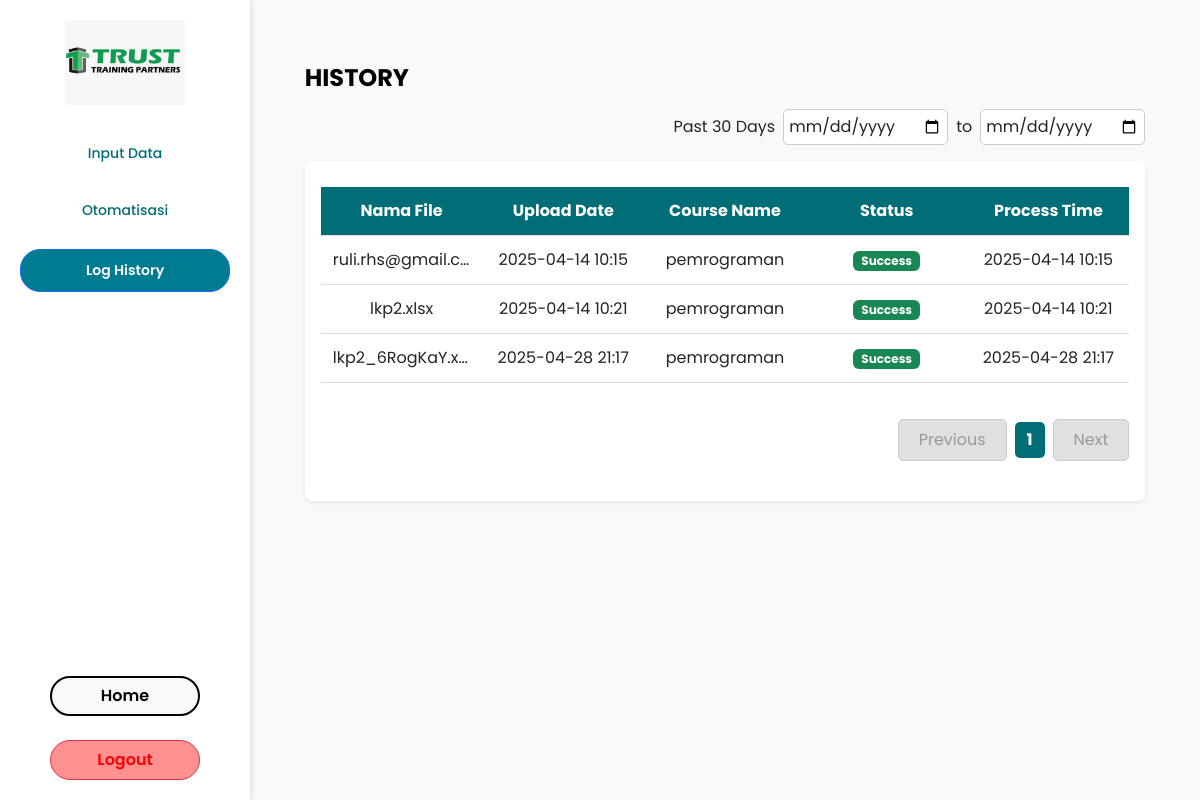
The page /log-history/ (signed in) on the database as committed earlier.
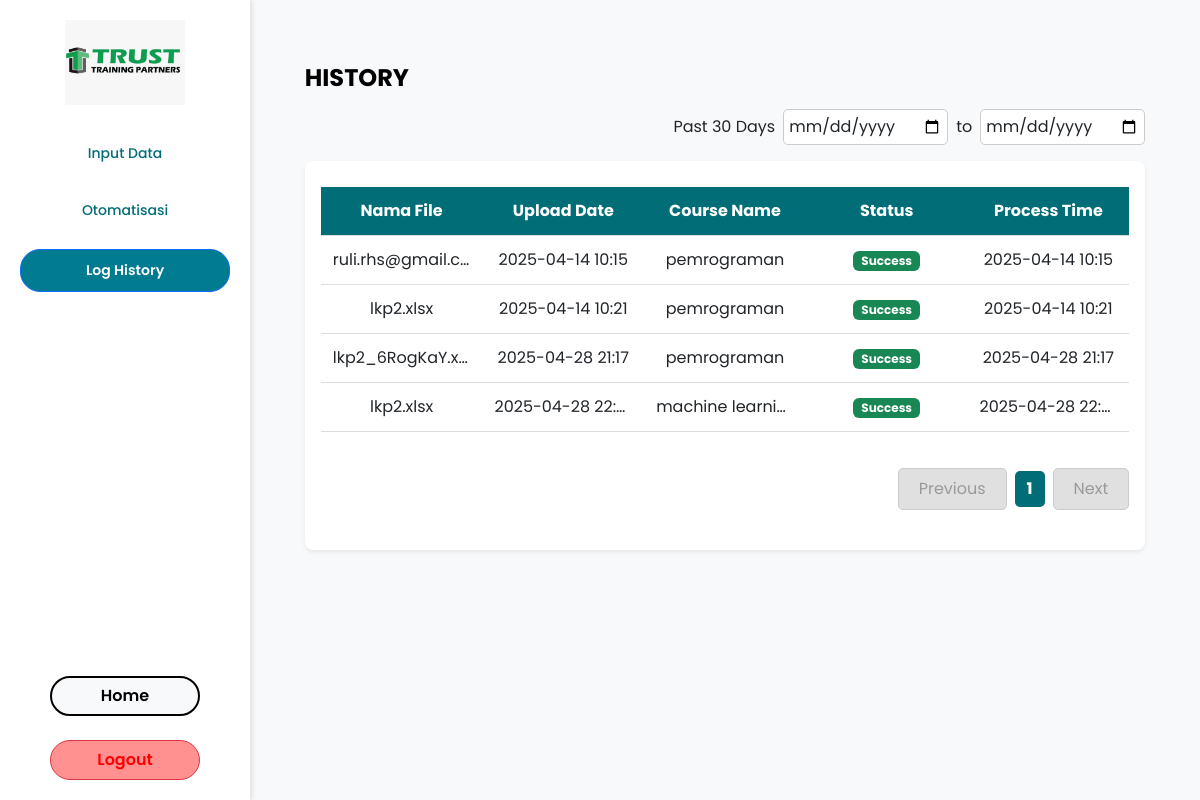
The same page on the database as committed later.
### automation/models.py (models this page shows, shortened)
class LogHistory(models.Model):
    name = models.CharField(max_length=255)  # Ini akan menyimpan nama file
    upload_date = models.DateTimeField(default=timezone.now)
    course_name = models.CharField(max_length=255)
    status = models.CharField(max_length=20, default='Success')
    process_time = models.DateTimeField(default=timezone.now)

### automation/views.py (the view)
# urls.py: path("log-history/", automation.log_history, name="log_history"),
@login_required(login_url="login")
def log_history(request):
    logs = LogHistory.objects.all()
    for log in logs:
        log.local_time = localtime(log.upload_date).strftime("%d %b %Y %H:%M")
    return render(request, "log_history.html", {"logs": logs})

### automation/templates/log_history.html (shortened to what this page needs)
{% extends 'base.html' %}
{% load static %}
{% block extra_css %}
<link rel="stylesheet" type="text/css" href="{% static 'style/log_history.css' %}">
<link rel="stylesheet" href="https://cdnjs.cloudflare.com/ajax/libs/font-awesome/6.4.2/css/all.min.css">
<link rel="stylesheet" href="https://cdn.jsdelivr.net/npm/sweetalert2@11/dist/sweetalert2.min.css">
{% endblock %}
{% block content %}
<div class="container mt-4">
    <h2 class="fw-bold">HISTORY</h2>
    <div class="d-flex justify-content-end mt-3">
        <label class="me-2">Past 30 Days</label>
        <input type="date" id="start-date" class="form-control w-auto">
        <span class="mx-2">to</span>
        <input type="date" id="end-date" class="form-control w-auto">
    </div>
    <div class="card shadow-sm mt-3">
        <div class="card-body">
            <div class="table-responsive">
                <table class="table table-hover">
                    <thead class="border-bottom bg-teal text-white">
                        <tr class="text-center">
                            <th>Nama File</th>
                            <th>Upload Date</th>
                            <th>Course Name</th>
                            <th>Status</th>
                            <th>Process Time</th>
                        </tr>
                    </thead>
                    <tbody id="table-body">
                        {% for log in logs %}
                        <tr class="text-center" data-match="true">
                            <td>{{ log.name }}</td>
                            <td class="upload-date">{{ log.upload_date|date:"Y-m-d H:i" }}</td>
                            <td>{{ log.course_name }}</td>
                            <td>
                                <span class="badge bg-{% if log.status == 'Success' %}success{% else %}danger{% endif %}">
                                    {{ log.status }}
                                </span>
                            </td>
                            <td>{{ log.process_time|date:"Y-m-d H:i" }}</td>
                        </tr>
                        {% empty %}
                        <tr class="text-center">
                            <td colspan="5">No history available</td>
                        </tr>
                        {% endfor %}
                    </tbody>
                </table>
            </div>
            <div class="pagination-container mb-4">
                <button class="btn-pagination prev-btn" disabled>Previous</button>
                <span class="pagination-number">1</span>
                <button class="btn-pagination next-btn">Next</button>
            </div>
        </div>
    </div>
</div>
{% endblock %}

Rows that differ between the two databases and show on the page:
added LogHistory: name "lkp2.xlsx", upload_date "2025-04-28 22:…", course_name "machine learni…", status "Success", process_time "2025-04-28 22:…"
